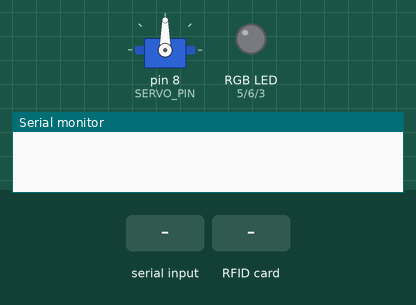
Simulated run of this sketch. Board: Arduino Uno, built with avr-gcc and run on an emulated ATmega328P. Parts: servo, an RGB LED mixed from three pins (HIGH = lit), the last lines printed to the serial monitor. The test bench sets the inputs (shaded band). Pins used as bus, display or sensor lines are not drawn.

Above: at 1.2 s.
1.3 s: "light on\n" received over Serial
At 2.2 s:
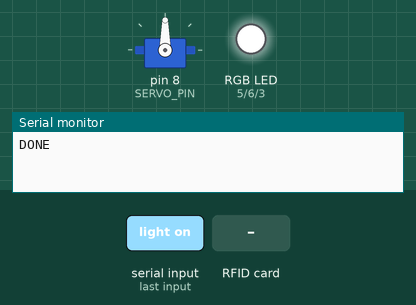
2.8 s: "light off\n" received over Serial
At 3.4 s:
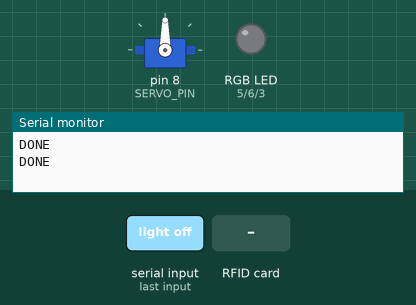
4.3 s: "open door\n" received over Serial
5.8 s: RFID card E2 0E 66 EE held to the reader
At 7.0 s:
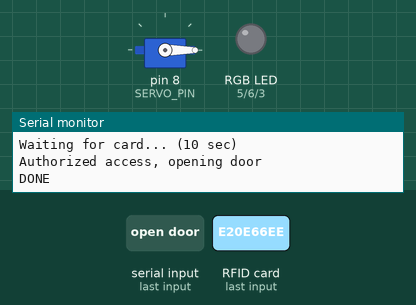
7.3 s: "light on\n" received over Serial
At 7.9 s:
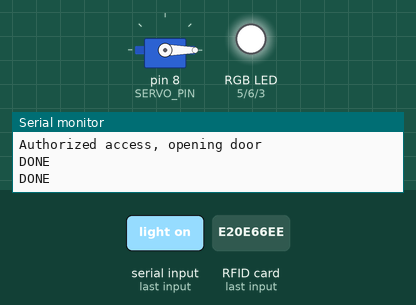
8.8 s: "close door\n" received over Serial
At 9.2 s:
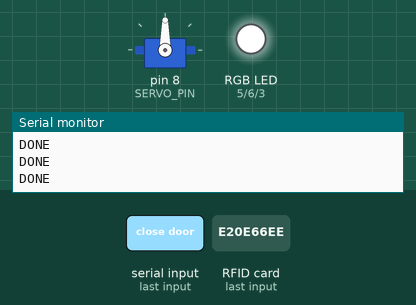
Timing chart, 0 to 11.3 s (numbered marks = the images above; inputs shaded):
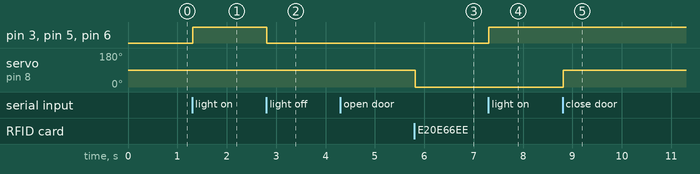

Measured:
- after the input at 1.3 s, pin 3 (BLUE_PIN), pin 5 (RED_PIN), pin 6 (GREEN_PIN): LOW → HIGH at once
- after the input at 2.8 s, pin 3 (BLUE_PIN), pin 5 (RED_PIN), pin 6 (GREEN_PIN): HIGH → LOW at once
- after the input at 5.8 s, servo on pin 8 (SERVO_PIN): 90° → 0° at once
- after the input at 7.3 s, pin 3 (BLUE_PIN), pin 5 (RED_PIN), pin 6 (GREEN_PIN): LOW → HIGH at once
- after the input at 8.8 s, servo on pin 8 (SERVO_PIN): 0° → 90° at once

The sketch:

Robotics_Project.ino
```cpp
#include <Servo.h>
#include <SPI.h>
#include <MFRC522.h>

#define SS_PIN 10 // SPI SS for MFRC522
#define RST_PIN 4 // Reset for MFRC522

// Pins association
constexpr int RED_PIN = 5;
constexpr int GREEN_PIN = 6;
constexpr int BLUE_PIN = 3;
constexpr int SERVO_PIN = 8;
///////////////////

// Servo write in different situations
constexpr int SERVO_OPEN = 0;
constexpr int SERVO_CLOSE = 90;
//////////////////////////////////////

constexpr unsigned long RFID_SCAN_MS = 10000; // 10 sec
constexpr const char* AUTHORIZED_UID= "E2 0E 66 EE"; // Authorized UID

MFRC522 mfrc522(SS_PIN, RST_PIN); // Create MFRC522 instance

Servo doorServo;
String command;

bool lightEnabled = false; //Initialize led mode to be off

// Colors
struct Color {int r, g, b;};
struct ColorMap {const char* name; Color c; };

constexpr ColorMap COLOR_MAP[] = {
    {"purple", {170,   0, 255}},
    {"green",  {  0, 255,   0}},
    {"red",    {255,   0,   0}},
    {"blue",   {  0,   0, 255}},
    {"yellow", {255, 255,   0}},
    {"white",  {255, 255, 255}},
    {"orange", {255,  60,   0}}
};
///////////

void ack() {
  Serial.println(F("DONE"));
}

void setColor(int r, int g, int b){
  analogWrite(RED_PIN, r);
  analogWrite(GREEN_PIN, g);
  analogWrite(BLUE_PIN, b);
}

bool setColorByName(const String& name) {
  for (auto &cc :COLOR_MAP){
    if (name.equalsIgnoreCase(cc.name)){
      setColor(cc.c.r, cc.c.g, cc.c.b);
      return true;
    }
  }
  return false;
}

// Light Functions
void lightOn(){
  lightEnabled=true;
  setColor(255,255,255);
}

void lightOff(){
  lightEnabled=false;
  setColor(0,0,0);
}
///////////////////

// UID and door (servo) functions
bool readAuthorizedCardWithin(unsigned long window_ms) {
  const unsigned long start = millis();
  while (millis() - start < window_ms) {
    if (mfrc522.PICC_IsNewCardPresent() && mfrc522.PICC_ReadCardSerial()) {
      String content = "";
      for (byte i = 0; i < mfrc522.uid.size; i++) {
        if (mfrc522.uid.uidByte[i] < 0x10) {
          content.concat(" 0");
        } else {
          content.concat(" ");
        }
        content.concat(String(mfrc522.uid.uidByte[i], HEX));
      }
      content.toUpperCase();
      // Clear
      mfrc522.PICC_HaltA();
      mfrc522.PCD_StopCrypto1();

      // Comparison to a predefined string
      if (content.substring(1) == AUTHORIZED_UID) {
        return true;
      } else {
        return false;
      }
    }
    yield();
  }
  return false; // UID not found at time allocated
}

void handleDoorOpen() {
  Serial.println(F("Waiting for card... (10 sec)"));
  if (!readAuthorizedCardWithin(RFID_SCAN_MS)) {
    Serial.println(F("No card detected or access denied"));
    return;
  }
  Serial.println(F("Authorized access, opening door"));
  doorServo.write(SERVO_OPEN);
}

void handleDoorClose() {
  doorServo.write(SERVO_CLOSE);
}
//////////////////////////////////

// Process commands
void handleCommand(String cmd) {
  cmd.trim();
  cmd.toLowerCase();
  if (cmd == "light on")  { lightOn();  ack(); return; }
  if (cmd == "light off") { lightOff(); ack(); return; }
  if (cmd == "open door") { handleDoorOpen(); ack(); return; }
  if (cmd == "close door"){ handleDoorClose(); ack(); return; }
  if (!lightEnabled) {
    Serial.println(F("Light is off"));
    ack();
    return;
  }
  if (setColorByName(cmd)) { ack(); return; }
  Serial.println(F("Unknown command"));
  ack();
}
////////////////////

void setup() {
  Serial.begin(9600); // Initiate a serial communication

  // Door (servo) pins
  doorServo.attach(SERVO_PIN);
  doorServo.write(SERVO_CLOSE);

  // RGB pins and initialization
  pinMode(RED_PIN,  OUTPUT);
  pinMode(GREEN_PIN, OUTPUT);
  pinMode(BLUE_PIN, OUTPUT);
  setColor(0,0,0);

  // RFID
  SPI.begin();
  mfrc522.PCD_Init();

}

void loop() {
  if (Serial.available()) {
    command = Serial.readStringUntil('\n');
    handleCommand(command);
    }
}
```
